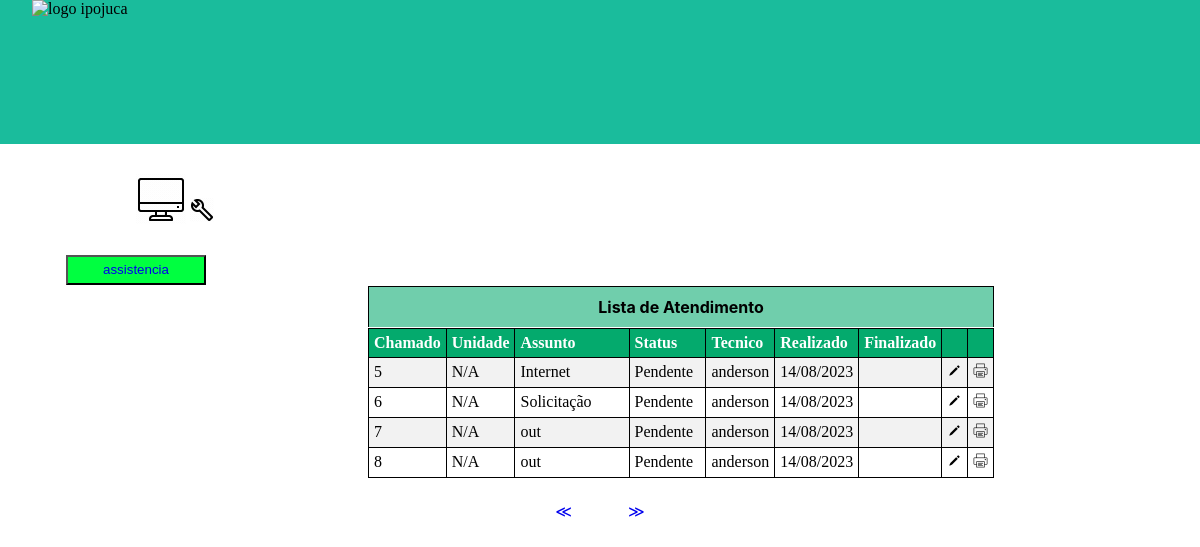
/chamado/adm/?page=2 (signed in), run on the app's committed database.
### chamado/models.py (models this page shows, shortened)
class Chamado(models.Model):
    tipo = models.CharField(max_length=15)
    localpro = models.CharField(max_length=30)
    demanda = models.CharField(max_length=300)
    usuario = models.ForeignKey(Usuario, on_delete=models.DO_NOTHING)
    tecnico = models.ForeignKey(Usuarioa, on_delete=models.DO_NOTHING, default=1)
    data_cadastro = models.DateTimeField(default= datetime.today)
    data_finalizado = models.DateField(null=True, blank=True)
    status = models.CharField(max_length=40, default='Pendente')
    unidade = models.CharField(max_length=65, default='N/A')
    solucao = models.CharField(max_length=399, default='N/A')

### logadm/models.py (models this page shows)
class Usuarioa(models.Model):
    nome = models.CharField(max_length=30)
    matricula = models.CharField(max_length= 30)
    senha = models.CharField(max_length=64)
    def __str__(self) -> str:
        return self.nome

### chamado/views.py (the view)
# urls.py: path('adm/', views.adm, name = 'adm'),
def adm(request):
    if request.session.get('usuario'):
        usuario = Usuarioa.objects.get(id = request.session['usuario'])
        chamados = Chamado.objects.filter(tecnico=usuario)
        paginator = Paginator(chamados, 4)
        page_num = request.GET.get('page')
        page = paginator.get_page(page_num)
        return render(request, 'html/hoadm.html', {'page':page, 'usuario':usuario})
    else:
        return redirect('/logadm/adm')

### chamado/templates/html/hoadm.html (shortened to what this page needs)
{% load static %}
<!DOCTYPE html>
<html lang="pt-br">
<head>
    <link rel="stylesheet" href="{% static 'css/hoadm.css' %}">
</head>
<body>
    <div class="divim">
        <img class="imglog" src="https://www.ipojuca.pe.gov.br/wp-content/uploads/2021/03/loader-pmi.png" alt="logo ipojuca">
        </div>
       <img class="imgpc" src="{% static 'img/pc.gif' %}" alt="https://icons8.com.br/icons/set/pc">
        <img class="imgchave"  src="{% static 'img/inclesa.gif' %}" alt="https://icons8.com.br/icons/set/chave-inglesa">
        <button class="botach" type="submit"> <a style="text-decoration: none" href="{% url 'cadastro' %}">assistencia</a></button>
        <div class="divname">Lista de Atendimento</div>
        <table id="tabela">
            <tr>
              <th style="width: 10%;"> <span>Chamado</span></th>
              <th><span>Unidade</span></th>
              <th style="width: 30%;"><span>Assunto</span></th>
              <th style="width: 15%;"><span>Status</span></th>
              <th><span>Tecnico</span></th>
              <th><span>Realizado</span></th>
              <th><span>Finalizado</span></th>
              <th></th>
              <th></th>
            </tr>
            {% for chamado in page.object_list %}
            <tr >
              <td >{{ chamado.id }}</td>
              <td>{{chamado.unidade}}</td>
              <td>{{ chamado.tipo }}</td>
              <td>{{ chamado.status }}</td>
              <td>{{ chamado.tecnico }}</td>
              <td>{{chamado.data_cadastro|date:"d/m/Y"}}</td>
              <td>{{chamado.data_finalizado|date:"d/m/Y"}}</td>
              <td>
              <a href="{% url 'admcad' id_chamado=chamado.id %}">
                <img src="{% static 'img/lapiz.png' %}" alt="https://icons8.com.br">
              </a>
            </td>
            <td >
              <a href="{% url 'admcad' id_chamado=chamado.id %}">
                <img src="{% static 'img/impressora.png' %}" alt="">
              </a>
            </td>
            </tr>
            {% endfor %}
        </table>
        <div class="pagina">
          {% if page.has_previous %}
            <a href="{% url 'adm' %}?page={{ page.previous_page_number }}">&#8810;&#8195; &#8195; </a>
          {% endif %}
          {% if page.has_next %}
            <a href="{% url 'adm' %}?page={{ page.next_page_number }}">&#8195; &#8811;</a>
          {% endif %}
        </div>
</body>
</html>

### static/css/hoadm.css (style rules this page uses)
body, html { margin: 0; padding: 0; width: 100%; height: 100%; overflow: hidden; }
a { text-decoration: none; }
.pagina { display: flex; justify-content: center; margin-top: 13vh; }
.divim { background: #1abc9c; width: 100%; height: 18vh; flex-shrink: 0; }
.imglog { width: 120px; height: 123px; flex-shrink: 0; position: relative; top: 0vh; right: -4vh; }
.imgpc { position: relative; top: 30px; right: -17vh; }
.imgchave { position: relative; top: 28px; right: -17vh; }
.botach { background: rgb(0, 255, 64); color: #fff; width: 140px; height: 30px; position: relative; top: 10%; right: 2vh; }
.divname { background-color: #04aa6d91; width: 52%; height: 5vh; flex-shrink: 0; position: relative; top: 9.88vh; right: -46vh; font-family: 'Inter' ; font-weight: bold; display: flex; align-items: center; justify-content: center; border: 1px solid black; border-bottom: none; }
span { color: #fff; }
tr:nth-child(even) { background: #f2f2f2; }
td { border: 1px solid; padding: 5px; }
th { padding-top: 8px; padding-bottom: 8px; text-align: left; background-color: #04AA6D; color: black; padding: 5px; border-bottom: 1px solid; border: 1px solid; }
table { width: 52.18%; border: 1px solid; border-collapse: collapse;position: relative; top: 10%; right: -46vh; border-top: none; }

### data on the page
Chamado: id "5", unidade "N/A", tipo "Internet", status "Pendente", tecnico "anderson", data_cadastro "14/08/2023"
Chamado: id "6", unidade "N/A", tipo "Solicitação", status "Pendente", tecnico "anderson", data_cadastro "14/08/2023"
Chamado: id "7", unidade "N/A", tipo "out", status "Pendente", tecnico "anderson", data_cadastro "14/08/2023"
Chamado: id "8", unidade "N/A", tipo "out", status "Pendente", tecnico "anderson", data_cadastro "14/08/2023"
